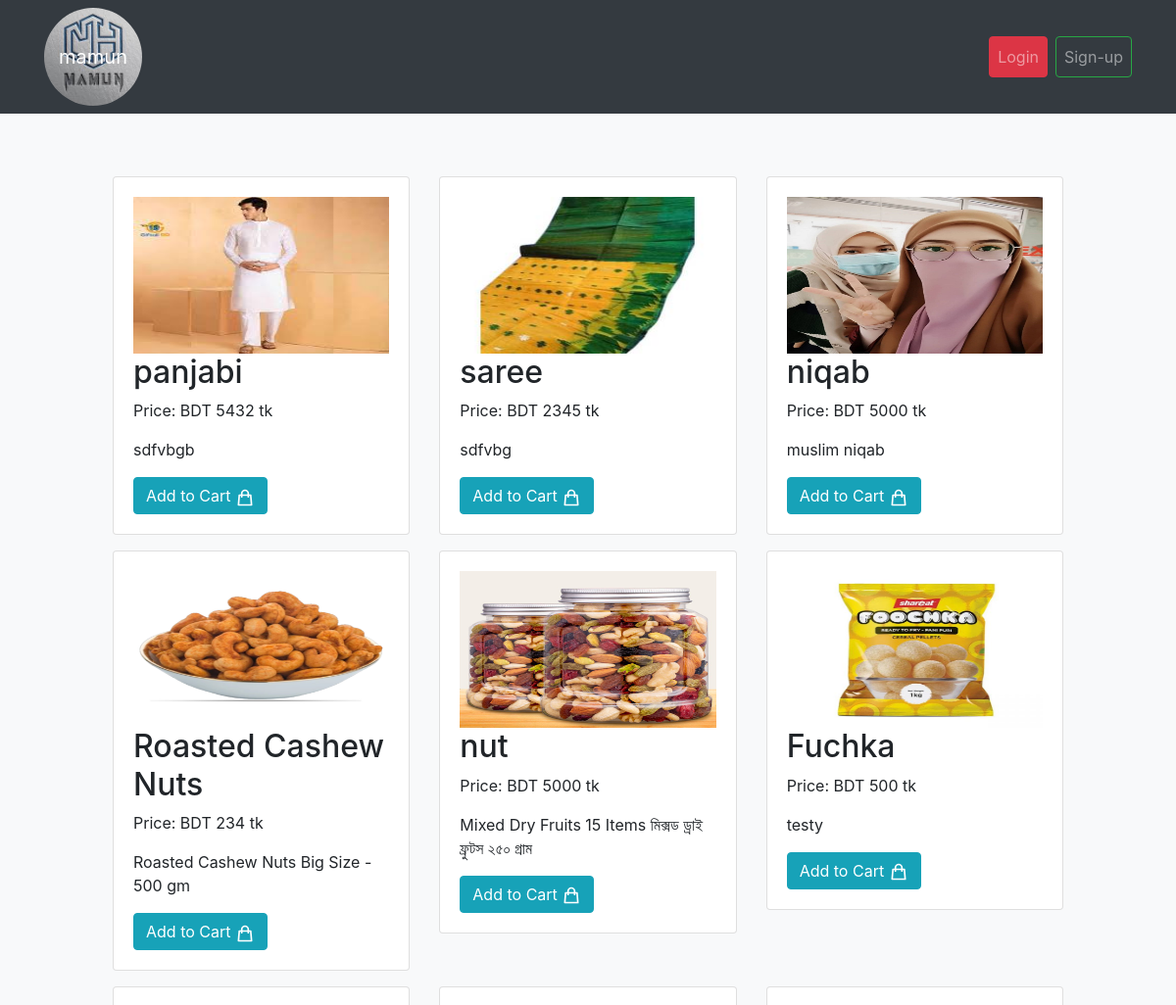
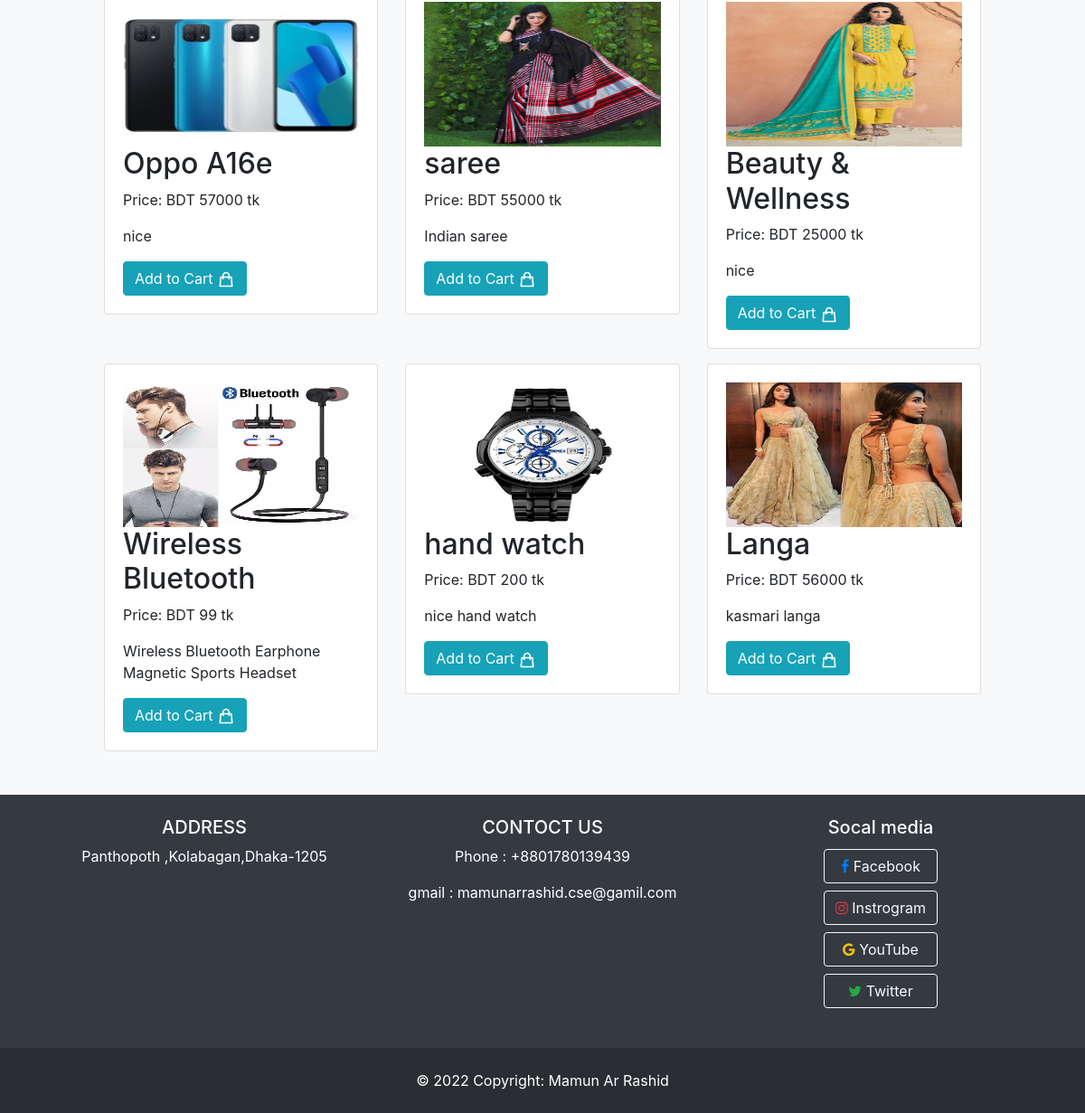
Page /web-project/action.php?pages=home on the committed database (2 pictures, top to bottom).
### tables this page shows
CREATE TABLE `products` (
  `id` int(11) NOT NULL,
  `name` text NOT NULL,
  `description` text NOT NULL,
  `price` int(11) NOT NULL,
  `image` text NOT NULL,
  `created_at` timestamp NOT NULL DEFAULT current_timestamp() ON UPDATE current_timestamp()
);

### web-project/db/db.php (called while the page is built, shortened)
<?php
class db
{
    private $dbname="chaldal";
    private $host='localhost';
    private $username='root';
    private $password='';
    public function __construct()
    {
        $this->conn = mysqli_connect($this->host, $this->username, $this->password, $this->dbname);
        return $this->conn;
    }
}

### web-project/db/model/product.php (called while the page is built, shortened)
<?php
class product extends db
{
    public function index(){
        $query='select * from products order by `created_at` desc';
      return mysqli_query($this->conn,$query);
    }
}

### web-project/pages/home.php (the view, shortened to what this page needs)
<?php include 'pages/includes/header.php'; ?>
<section class="py-5 bg-light">
    <div class="col-md-10 mx-auto">
        <div class="row">
            <?php
            if (mysqli_num_rows($products) > 0) {
                while ($row = mysqli_fetch_assoc($products)) { ?>
                    <div class="col-lg-4 col-sm-6 col-12 mt-3">
                        <div class="card">
                            <div class="card-body">
                                <img src='<?php echo $row['image'] ?>' class="img-fluid overflow-hidden w-100"
                                     style="height:10rem" alt="">
                                <h2><?php echo $row["name"] ?></h2>
                                <p> Price: BDT <?php echo $row["price"] ?> tk</p>
                                <p><?php echo $row["description"] ?></p>
                                <form method="post" action="action.php">
                                    <button type="submit" name="add_to_cart" class='btn btn-info align-self-end'><span>Add to
                                            Cart</span> <svg xmlns="http://www.w3.org/2000/svg" style="height: 20px;width: 20px" class="d-inline" fill="none" viewBox="0 0 24 24" stroke="currentColor" stroke-width="2">
                                            <path stroke-linecap="round" stroke-linejoin="round" d="M16 11V7a4 4 0 00-8 0v4M5 9h14l1 12H4L5 9z" />
                                        </svg>
                                    </button>
                                </form>
                            </div>
                        </div>
                    </div>
                <?php };
            } else {
                echo "No Product Found";
            } ?>
        </div>
    </div>
</section>
<?php include 'pages/includes/footer.php'; ?>

### web-project/action.php (shortened to what this page needs)
<?php
if (isset($_GET["pages"])) {
    if ($_GET["pages"] == "view-products") {
        $product = new \DB\model\product();
        $products = $product->index();
        include 'pages/viewProducts.php';
    } elseif ($_GET["pages"] == 'add_product') {
        include 'pages/productsUpload.php';
    } elseif ($_GET["pages"] == 'home') {
        $product = new \DB\model\product();
        $products = $product->index();
        include 'pages/home.php';
    } elseif ($_GET["pages"] == 'cart') {
        $cart = new \DB\model\Cart();
        $carts = $cart->cart_list();
        include 'pages/cart.php';
    } elseif ($_GET["pages"] == 'admin_order') {
        $order = new \DB\model\Order();
        $orders = $order->total_order();
        include 'pages/admin_order.php';
    } elseif ($_GET["pages"] == 'login') {
        include 'pages/login.php';
    } elseif ($_GET["pages"] == 'registration') {
        include 'pages/register.php';
    } elseif ($_GET["pages"] == 'logout') {
        $auth = new Auth();
        $auth->logout();
    } else {
        include 'pages/home.php';
    }
} else if (isset($_POST)) {
    if (isset($_POST['btn'])) {
        if (strlen($_POST['name']) > 0 && strlen($_POST['description']) > 0 && strlen($_POST['price']) > 0 && ($_FILES['image'] && strlen($_FILES['image']['name']) > 0)) {
            $fileUpload = new ProductUpload($_POST, $_FILES);
            $message = $fileUpload->addProduct();
        } else {
            $errorMessage = "Please fill all the fields";
        }
        include 'pages/productsUpload.php';
    } elseif (isset($_POST['registerBtn'])) {
        $register = new Registration();
        $register->createUser($_POST);
        include 'pages/login.php';
    } elseif (isset($_POST['add_to_cart'])) {
        if ($_SERVER["REQUEST_METHOD"] == "POST" && $_POST['cart_id']) {
            $cart = new \DB\model\Cart();
            $cart->add_to_cart($_POST['cart_id']);
            echo '<div class="alert alert-info alert-dismissible fade show" role="alert">
                <strong>Added to Cart Successfully!</strong>
            </div>';
        }
        $product = new \DB\model\product();
        $products = $product->index();
        include 'pages/home.php';
    } elseif (isset($_POST['delete_product_by_admin'])) {
        if ($_SERVER["REQUEST_METHOD"] == "POST" && $_POST['pid']) {
            $cart = new \DB\model\product();
            $cart->delete($_POST['pid']);
            echo '<div class="alert alert-info alert-dismissible fade show" role="alert">
                 <strong>Product Deleted Successfully</strong>
            </div>';
        }
        $product = new \DB\model\product();
        $products = $product->index();
        include 'pages/viewProducts.php';
    } elseif (isset($_POST['oder_now'])) {
        if ($_SERVER["REQUEST_METHOD"] == "POST") {
            $order = new \DB\model\Order();
            $info = (object) $_POST;
            if (
                isset($info->first_name) && isset($info->last_name) && isset($info->email) &&
                isset($info->division) &&
                isset($info->city) &&
                isset($info->zip) &&
                isset($info->address) &&
                isset($info->terms)
            ) {
                $status = $order->make_order($info->first_name, $info->last_name, $info->email, $info->division, $info->city, $info->zip, $info->address, $info->terms == "on" ? true : false);
            } else {
                $errorMessage = "Please fill all the fields";
            }
            include 'pages/cart.php';
        }
    } elseif (isset($_POST['loginBtn'])) {
        $auth = new Auth($_POST);
        $message = $auth->login();
        include 'pages/login.php';
    } else {
        $home = new \App\classes\Home();
        $home->index();
    }
}

### web-project/pages/includes/header.php (shortened to what this page needs)
<!doctype html>
<html lang="en">
<head>
    <link rel="stylesheet" href="assets/css/bootstrap.css"/>
    <link rel="stylesheet" type="text/css" href="https://cdn.datatables.net/1.11.5/css/jquery.dataTables.css">
    <link rel="stylesheet" href="https://cdnjs.cloudflare.com/ajax/libs/font-awesome/4.7.0/css/font-awesome.min.css">
</head>
<body>
<nav class="navbar navbar-expand-sm bg-dark navbar-dark share">
    <div class="container ">
        <div class="img rounded-circle">
            <img src="assets/img/mamun_logo.jpg" class="img-fluid" alt="">
            <a href="action.php?pages=home" class="navbar-brand smart">mamun </a>
        </div>
        <ul class="navbar-nav me-auto">
            <?php if (isset($login)) { ?>
                <li class="nav-item"><a href="action.php?pages=view-products" class="nav-link">View Product</a></li>
                <li class="nav-item"><a href="action.php?pages=admin_order" class="nav-link">Order</a></li>
                <li class="nav-item"><a href="action.php?pages=add_product" class="nav-link">Add Product</a></li>
                <li class="nav-item"><span class="nav-link text-info">Hello! <?php echo $user; ?></span></li>
                <li class="nav-item"><a href="action.php?pages=logout" class="nav-link btn btn-danger">
                        <svg xmlns="http://www.w3.org/2000/svg" style="height: 20px;width: 20px" fill="none"
                             viewBox="0 0 24 24" stroke="currentColor" stroke-width="2">
                            <path stroke-linecap="round" stroke-linejoin="round"
                                  d="M17 16l4-4m0 0l-4-4m4 4H7m6 4v1a3 3 0 01-3 3H6a3 3 0 01-3-3V7a3 3 0 013-3h4a3 3 0 013 3v1"/>
                        </svg>
                    </a></li>
            <?php } else {?>
                <li class="nav-item  mr-2"><a href="action.php?pages=login" class="nav-link btn btn-danger">Login</a>
                </li>
                <li class="nav-item"><a href="action.php?pages=registration" class="nav-link btn btn-outline-success">Sign-up</a>
                </li>
            <?php } ?>
        </ul>
    </div>
</nav>

### web-project/pages/includes/footer.php (shortened to what this page needs)
<footer class="bg-dark text-center text-white">
    <div class="container p-4">
        <div class="row">
            <div class="col-lg-4 col-md-12 mb-4 mb-md-0">
                <h5 class="text-uppercase">address</h5>
                <p>
                   Panthopoth ,Kolabagan,Dhaka-1205
                </p>
            </div>
            <div class="col-lg-4 col-md-12 mb-4 mb-md-0">
                <h5 class="text-uppercase">Contoct Us</h5>
                <p> Phone : +8801780139439</p>
                <p> gmail : mamunarrashid.cse@gamil.com</p>
            </div>
            <section style="display: flex; flex-direction: column;" class="mb-3 mx-auto">
                <h5>Socal media</h5>
                <a class="btn btn-outline-light btn-floating m-1" href="https://www.facebook.com/" role="button"
                >
                    <i class="fa fa-facebook-f text-primary"></></i> Facebook</a>
                <a class="btn btn-outline-light btn-floating m-1" href="https://www.instagram.com/" role="button"
                ><i class="fa fa-instagram text-danger"></i> Instrogram</a>
                <a class="btn btn-outline-light btn-floating m-1" href="https://www.youtube.com/!" role="button"
                ><i class="fa fa-google text-warning"></i> YouTube</a>
                <a class="btn btn-outline-light btn-floating m-1" href="twitter.com!" role="button"
                ><i class="fa fa-twitter text-success"></i> Twitter</a>
            </section>
        </div>
    </div>
    <div class="text-center p-4" style="background-color: rgba(0, 0, 0, 0.2);">
        © 2022 Copyright:
        <a class="text-white" href="https://www.facebook.com/profile.php?id=100004422287168">Mamun Ar Rashid</a>
    </div>
</footer>
</body>
</html>

### web-project/pages/includes/header.php (style rules this page uses)
.img { position: relative; width: 100px; height: 100px; }
.smart { position: absolute; top: 50%; left: 50%; transform: translate(-50%, -50%); }
.img img { width: 100%; height: 100%; background-position: top center; background-size: cover; overflow: hidden; border-radius: 50%; }

### rows in the picture
products: image (picture), name "panjabi", price "5432", description "sdfvbgb"
products: image (picture), name "saree", price "2345", description "sdfvbg"
products: image (picture), name "niqab", price "5000", description "muslim niqab"
products: image (picture), name "Roasted Cashew Nuts", price "234", description "Roasted Cashew Nuts Big Size - 500 gm"
products: image (picture), name "nut", price "5000", description "Mixed Dry Fruits 15 Items মিক্সড ড্রাই ফ্রুটস ২৫০ গ্রাম"
products: image (picture), name "Fuchka", price "500", description "testy"
products: image (picture), name "Oppo A16e", price "57000", description "nice"
products: image (picture), name "saree", price "55000", description "Indian saree"
products: image (picture), name "Beauty & Wellness", price "25000", description "nice"
products: image (picture), name "Wireless Bluetooth", price "99", description "Wireless Bluetooth Earphone Magnetic Sports Headset"
products: image (picture), name "hand watch", price "200", description "nice hand watch"
products: image (picture), name "Langa", price "56000", description "kasmari langa"
